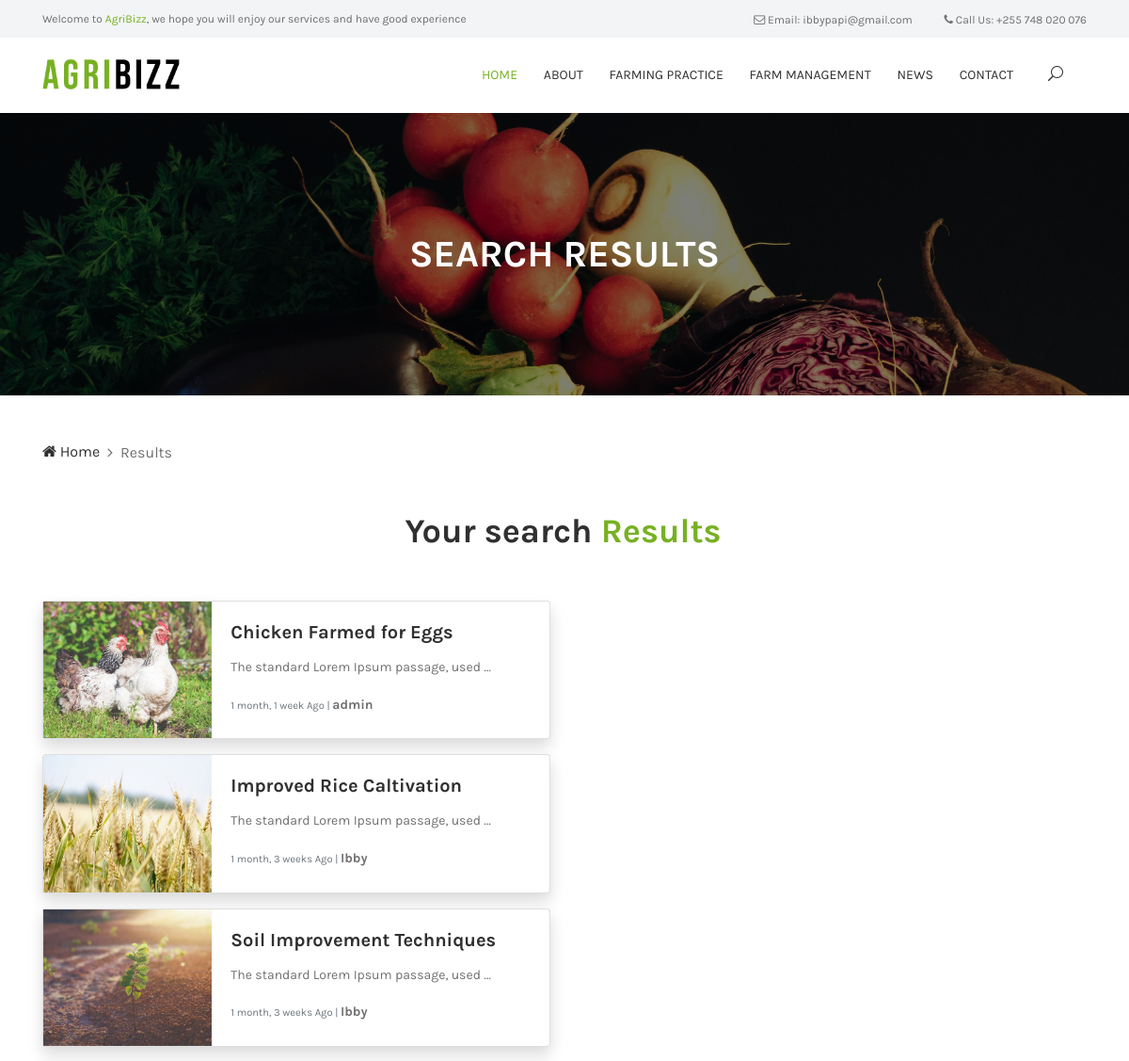
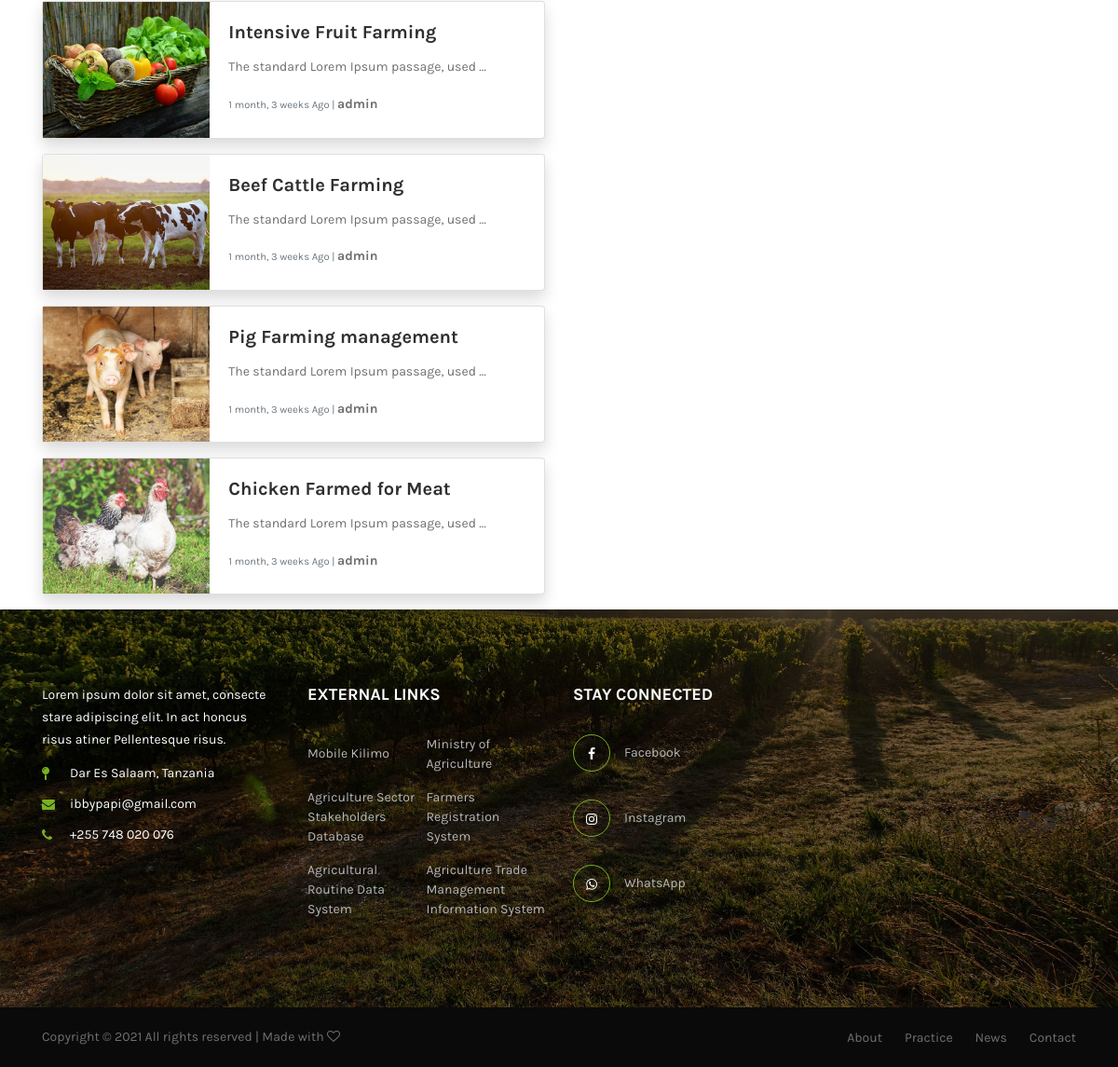
Screenshot of /search with the database file from the repository (2 pictures, top to bottom).
### blog/models.py (models this page shows, shortened)
class BlogPost (models.Model):
    STATUS_CHOICE = (('draft', 'Draft'), ('published', 'Published'),)
    author = models.ForeignKey(
        Author, on_delete=models.CASCADE, related_name='blog_posts')
    title = models.CharField(max_length=200,)
    overview = models.CharField(max_length=150, default='', blank=True)
    slug = models.SlugField(null=True, unique=True)
    categories = models.ManyToManyField(Category)
    thumbnail = models.ImageField(upload_to=upload_location, null=True, blank=True)
    icon = ImageField(upload_to=upload_location, null=True, blank=True)
    content = HTMLField()
    publish = models.DateTimeField(default=timezone.now)
    date_created = models.DateTimeField(
        auto_now_add=True, verbose_name="date_published")
    date_updated = models.DateTimeField(
        auto_now=True, verbose_name="date_updated")
    status = models.CharField(
        max_length=10, choices=STATUS_CHOICE, default='draft')
    featured = models.BooleanField()
    class Meta:
        ordering = ('-publish',)

class Author(models.Model):
    user = models.OneToOneField(User, on_delete=models.CASCADE)
    profile_pic = models.ImageField()
    def __str__(self):
        return self.user.username

### mainApp/views.py (the view)
# urls.py: path('search', views.search_page, name='search'),
def search_page(request):
    queryset = BlogPost.objects.all()
    query = request.GET.get('q')
    if query:
        queryset = queryset.filter(
            Q(title__icontains=query) |
            Q(overview__icontains=query)
        ).distinct()
    context = {
        'queryset': queryset
    }
    return render(request, 'search.html', context)

### templates/search.html
{% extends 'base.html' %}
{% block content %}
{% load static %}
    <div class="breadcrumb-area bg-img bg-overlay jarallax" style="background-image: url({% static 'img/bg-img/breadcrumb.jpg' %});">
        <div class="container h-100">
            <div class="row h-100 align-items-center">
                <div class="col-12">
                    <div class="breadcrumb-text">
                        <h2>Search Results</h2>
                    </div>
                </div>
            </div>
        </div>
    </div>
    <div class="famie-breadcrumb">
        <div class="container">
            <nav aria-label="breadcrumb">
                <ol class="breadcrumb">
                    <li class="breadcrumb-item"><a href="/"><i class="fa fa-home"></i> Home</a></li>
                    <li class="breadcrumb-item active" aria-current="page">Results</li>
                </ol>
            </nav>
        </div>
    </div>
<section>
    <div class="container">
        <div class="section-heading text-center">
            <h2>Your search <span>Results</spamn></h2>
        </div>
            {% for result in queryset %}
            <div class="card mb-3 shadow" style="max-width: 540px;">
              <div class="row no-gutters">
                <div class="col-md-4">
                  <img src="{{ result.thumbnail.url }}" alt="...">
                </div>
                <div class="col-md-8">
                  <div class="card-body">
                    <a href="{% url 'practice_details' result.slug %}"><h5 class="card-title">{{ result.title }}</h5></a>
                    <p class="card-text">{{ result.overview | truncatewords_html:6|safe }}</p>
                    <p class="card-text"><small class="text-muted">{{ result.date_created | timesince }} Ago | <a href="#">{{ result.author }}</a></small></p>
                  </div>
                </div>
              </div>
            </div>
            {% endfor %}
    </div>
</section>
{% endblock content %}

### static/style.css (style rules this page uses)
* { margin: 0; padding: 0; }
body { font-family: "Karla", sans-serif; color: #707070; }
h1, h2, h3, h4, h5, h6 { font-family: "Karla", sans-serif; color: #303030; line-height: 1.3; font-weight: 700; }
p { font-family: "Karla", sans-serif; color: #707070; font-size: 14px; line-height: 1.7; font-weight: 400; }
a, a:focus, a:hover { -webkit-transition-duration: 500ms; -o-transition-duration: 500ms; transition-duration: 500ms; text-decoration: none; outline: 0 solid transparent; color: #707070; font-weight: 700; font-size: 14px; font-family: "Karla", sans-serif; }
img { height: auto; max-width: 100%; }
.bg-img { background-position: center center; background-size: cover; background-repeat: no-repeat; }
.bg-overlay { position: relative; z-index: 2; background-position: center center; background-size: cover; }
.bg-overlay::after { background-color: rgba(0, 0, 0, 0.5); position: absolute; z-index: -1; top: 0; left: 0; width: 100%; height: 100%; content: ""; }
.jarallax { position: relative; z-index: 0; }
.section-heading { position: relative; z-index: 1; margin-bottom: 50px; }
.section-heading h2 { margin-bottom: 10px; font-size: 36px; margin-left: -3px; }
.section-heading h2 span { color: #77b122; }
.breadcrumb-area { position: relative; z-index: 1; width: 100%; height: 300px; }
.breadcrumb-area .breadcrumb-text { position: relative; z-index: 1; text-align: center; }
.breadcrumb-area .breadcrumb-text h2 { color: #ffffff; text-transform: uppercase; margin-bottom: 0; font-size: 40px; }
.famie-breadcrumb { position: relative; z-index: 1; padding-top: 48px; padding-bottom: 48px; }
.famie-breadcrumb .breadcrumb { padding: 0; margin-bottom: 0; background-color: transparent; border-radius: 0; }
.famie-breadcrumb .breadcrumb .breadcrumb-item { color: #707070; font-size: 16px; font-weight: 400; }
.famie-breadcrumb .breadcrumb .breadcrumb-item a { color: #303030; font-size: 16px; font-weight: 400; }
.famie-breadcrumb .breadcrumb-item+.breadcrumb-item::before { content: "\f105"; font-family: "FontAwesome"; color: #707070; }

### static/css/classy-nav.css (style rules this page uses)
body { font-family: "Roboto", sans-serif; }
img { height: auto; max-width: 100%; }
.bg-img { background-position: center center; background-size: cover; background-repeat: no-repeat; }

### rows the page displays
BlogPost: thumbnail (picture), title "Chicken Farmed for Eggs", overview "The standard Lorem Ipsum passage, used …", date_created "1 month, 1 week", author "admin"
BlogPost: thumbnail (picture), title "Improved Rice Caltivation", overview "The standard Lorem Ipsum passage, used …", date_created "1 month, 3 weeks", author "Ibby"
BlogPost: thumbnail (picture), title "Soil Improvement Techniques", overview "The standard Lorem Ipsum passage, used …", date_created "1 month, 3 weeks", author "Ibby"
BlogPost: thumbnail (picture), title "Intensive Fruit Farming", overview "The standard Lorem Ipsum passage, used …", date_created "1 month, 3 weeks", author "admin"
BlogPost: thumbnail (picture), title "Beef Cattle Farming", overview "The standard Lorem Ipsum passage, used …", date_created "1 month, 3 weeks", author "admin"
BlogPost: thumbnail (picture), title "Pig Farming management", overview "The standard Lorem Ipsum passage, used …", date_created "1 month, 3 weeks", author "admin"
BlogPost: thumbnail (picture), title "Chicken Farmed for Meat", overview "The standard Lorem Ipsum passage, used …", date_created "1 month, 3 weeks", author "admin"
